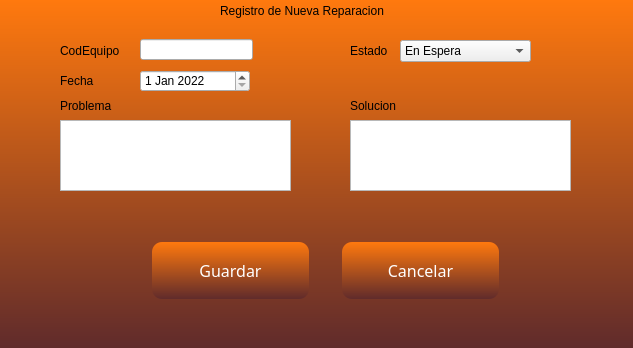
<?xml version="1.0" encoding="UTF-8"?>
<ui version="4.0">
 <class>Dialog</class>
 <widget class="QDialog" name="Dialog">
  <property name="geometry">
   <rect>
    <x>0</x>
    <y>0</y>
    <width>633</width>
    <height>348</height>
   </rect>
  </property>
  <property name="windowTitle">
   <string>Dialog</string>
  </property>
  <property name="styleSheet">
   <string notr="true">QDialog{
    color: rgba(255, 255, 255, 10) ;
	background-color: qlineargradient(spread:pad, x0:0, y0:2, x2:0, y2:1.1, stop:0 rgba(255, 121, 14, 255), stop:1 rgba(80, 35, 46, 255));
	opacity:80;
	position: relative;
    background-position: center;
    background-repeat: no-repeat;
    
}
QPushButton {
 background-color: qlineargradient(spread:pad, x0:0, y0:2, x2:0, y2:1.1, stop:0 rgba(255, 121, 14, 255), stop:1 rgba(80, 35, 46, 255));
 color: white;
font-family:Epitet-SemiBold;
font-size: 16px;
margin:2px;
 border-radius:10px;
}
QPushButton:Hover {
 background-color: rgb(255, 121, 14);
 color: red;
font-family:Epitet-SemiBold;
font-size: 16px;
margin:2px;
 border-radius:10px;
}
QPushButton:Pressed {
 background-color: rgb(80, 35, 46);
 color: black;
font-family:Epitet-SemiBold;
font-size: 16px;
margin:2px;
 border-radius:10px;
}
QPushButton:disabled{
	border-style: outset;
	border-width: 2px;
	border-top-color: qlineargradient(spread:pad, x1:0.5, y1:0.6, x2:0.5, y2:0.4, stop:0 rgba(115, 115, 115, 255), stop:1 rgba(62, 62, 62, 255));
	border-right-color: qlineargradient(spread:pad, x1:0.4, y1:0.5, x2:0.6, y2:0.5, stop:0 rgba(115, 115, 115, 255), stop:1 rgba(62, 62, 62, 255));
	border-left-color: qlineargradient(spread:pad, x1:0.6, y1:0.5, x2:0.4, y2:0.5, stop:0 rgba(115, 115, 115, 255), stop:1 rgba(62, 62, 62, 255));
	border-bottom-color: rgb(58, 58, 58);
	border-bottom-width: 1px;
	border-style: solid;
	color: rgb(0, 0, 0);
	padding: 2px;
	background-color: qlineargradient(spread:pad, x1:0.5, y1:1, x2:0.5, y2:0, stop:0 rgba(57, 57, 57, 255), stop:1 rgba(77, 77, 77, 255));
}</string>
  </property>
  <widget class="QLineEdit" name="CodEquipo">
   <property name="geometry">
    <rect>
     <x>140</x>
     <y>39</y>
     <width>113</width>
     <height>21</height>
    </rect>
   </property>
  </widget>
  <widget class="QLabel" name="label">
   <property name="geometry">
    <rect>
     <x>60</x>
     <y>30</y>
     <width>91</width>
     <height>41</height>
    </rect>
   </property>
   <property name="text">
    <string>CodEquipo</string>
   </property>
  </widget>
  <widget class="QLabel" name="label_2">
   <property name="geometry">
    <rect>
     <x>60</x>
     <y>60</y>
     <width>91</width>
     <height>41</height>
    </rect>
   </property>
   <property name="text">
    <string>Fecha</string>
   </property>
  </widget>
  <widget class="QLabel" name="label_3">
   <property name="geometry">
    <rect>
     <x>60</x>
     <y>90</y>
     <width>91</width>
     <height>31</height>
    </rect>
   </property>
   <property name="text">
    <string>Problema</string>
   </property>
  </widget>
  <widget class="QLabel" name="label_4">
   <property name="geometry">
    <rect>
     <x>350</x>
     <y>90</y>
     <width>91</width>
     <height>31</height>
    </rect>
   </property>
   <property name="text">
    <string>Solucion</string>
   </property>
  </widget>
  <widget class="QLabel" name="label_5">
   <property name="geometry">
    <rect>
     <x>350</x>
     <y>30</y>
     <width>91</width>
     <height>41</height>
    </rect>
   </property>
   <property name="text">
    <string>Estado</string>
   </property>
  </widget>
  <widget class="QDateEdit" name="Fecha">
   <property name="geometry">
    <rect>
     <x>140</x>
     <y>70</y>
     <width>110</width>
     <height>22</height>
    </rect>
   </property>
   <property name="date">
    <date>
     <year>2022</year>
     <month>1</month>
     <day>1</day>
    </date>
   </property>
  </widget>
  <widget class="QTextEdit" name="Problema">
   <property name="geometry">
    <rect>
     <x>60</x>
     <y>120</y>
     <width>231</width>
     <height>71</height>
    </rect>
   </property>
  </widget>
  <widget class="QTextEdit" name="Solucion">
   <property name="geometry">
    <rect>
     <x>350</x>
     <y>120</y>
     <width>221</width>
     <height>71</height>
    </rect>
   </property>
  </widget>
  <widget class="QComboBox" name="Estado">
   <property name="geometry">
    <rect>
     <x>400</x>
     <y>40</y>
     <width>131</width>
     <height>22</height>
    </rect>
   </property>
   <item>
    <property name="text">
     <string>En Espera</string>
    </property>
   </item>
   <item>
    <property name="text">
     <string>En Reparacion</string>
    </property>
   </item>
   <item>
    <property name="text">
     <string>En Espera de Componente</string>
    </property>
   </item>
   <item>
    <property name="text">
     <string>Completada</string>
    </property>
   </item>
  </widget>
  <widget class="QLabel" name="label_6">
   <property name="geometry">
    <rect>
     <x>220</x>
     <y>0</y>
     <width>211</width>
     <height>21</height>
    </rect>
   </property>
   <property name="text">
    <string>Registro de Nueva Reparacion</string>
   </property>
  </widget>
  <widget class="QPushButton" name="Guardar">
   <property name="geometry">
    <rect>
     <x>150</x>
     <y>240</y>
     <width>161</width>
     <height>61</height>
    </rect>
   </property>
   <property name="text">
    <string>Guardar</string>
   </property>
  </widget>
  <widget class="QPushButton" name="Cancelar">
   <property name="geometry">
    <rect>
     <x>340</x>
     <y>240</y>
     <width>161</width>
     <height>61</height>
    </rect>
   </property>
   <property name="text">
    <string>Cancelar</string>
   </property>
  </widget>
 </widget>
 <resources/>
 <connections/>
</ui>
